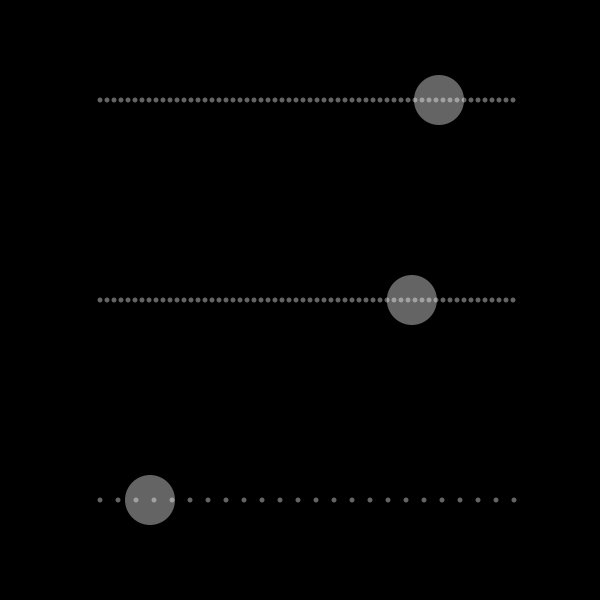
Frame 1 (no input)
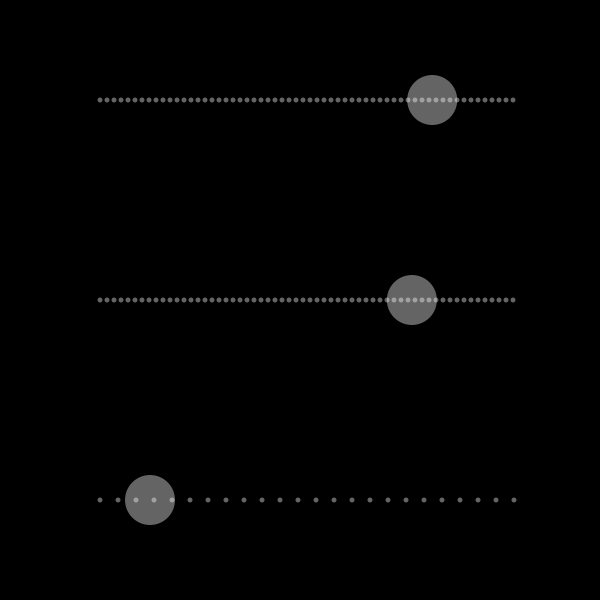
Frame 60 (the mouse pressed at the canvas centre just before this capture)
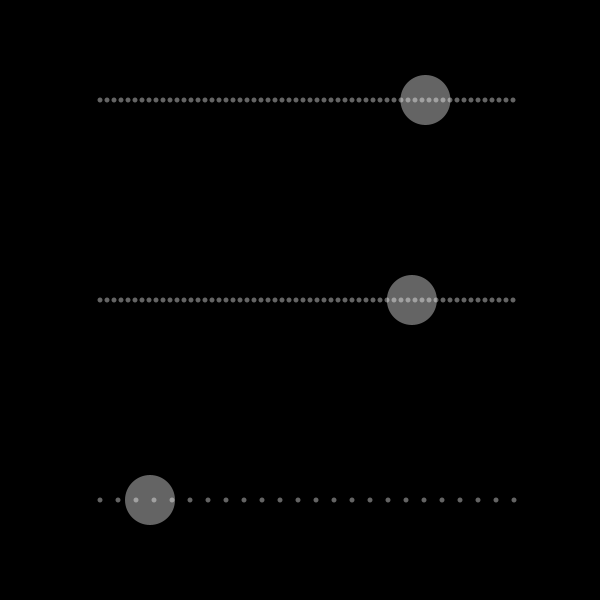
Frame 120 (the mouse held since frame 60 and released just before this capture)

The Processing sketch that drew these frames (run headless with seeded random() and noise(); from frame 60 on, the mouse is pressed at the canvas centre):

// Processing sketch: processing_163611
// ── processing_163611.pde

void setup() {
  size(600, 600);
  background(#000000);
}

void draw() {
  noStroke();
  background(#000000);
  fill(255, 255, 255, 100);
  ellipse(600-map(second(), 0, 59, 100, 500), 100, 50, 50);

  for(int i = 0; i < 60; i++) {
    ellipse(i*(450/60)+100,100, 5, 5);
  }

  ellipse(map(minute(), 0, 59, 100, 500), 300, 50, 50);
  
    for(int i = 0; i < 60; i++) {
    ellipse(i*(450/60)+100,300, 5, 5);
  }
  
  ellipse(map(hour(), 0, 24, 100, 500), 500, 50, 50);
  
  for(int i = 0; i < 24; i++) {
    ellipse(i*(450/24)+100,500, 5, 5);
  }
  
}
